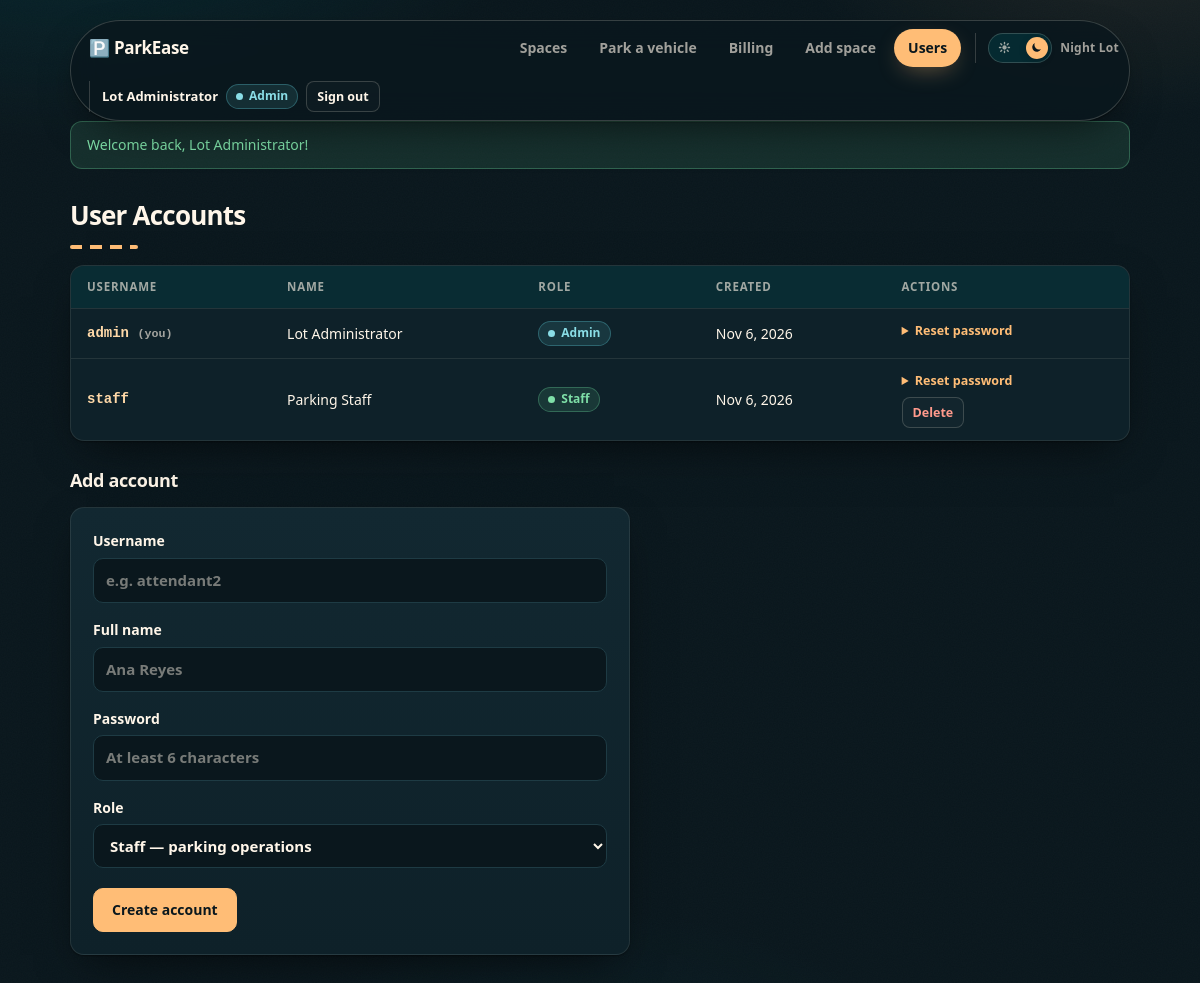
/users.php (signed in), run on the app's committed database.
### tables this page shows
CREATE TABLE IF NOT EXISTS users (
  user_id INT AUTO_INCREMENT PRIMARY KEY,
  username VARCHAR(30) NOT NULL UNIQUE,
  full_name VARCHAR(120) NOT NULL,
  password_hash VARCHAR(255) NOT NULL,
  role ENUM('admin','user') NOT NULL DEFAULT 'user',
  created_at DATETIME NOT NULL DEFAULT CURRENT_TIMESTAMP
);

### users.php (the view, shortened to what this page needs)
<?php
require 'config.php'; require 'helpers.php';
$me = currentUser();
$users = $pdo->query('SELECT user_id, username, full_name, role, created_at FROM users ORDER BY role, username')->fetchAll();
ob_start(); ?>
<div class="table-wrap"><table>
<thead><tr><th>Username</th><th>Name</th><th>Role</th><th>Created</th><th>Actions</th></tr></thead><tbody>
<?php foreach ($users as $u): ?>
<tr>
  <td class="mono strong"><?= e($u['username']) ?> <?= (int)$u['user_id'] === $me['id'] ? '<small class="muted">(you)</small>' : '' ?></td>
  <td><?= e($u['full_name']) ?></td>
  <td><?= $u['role'] === 'admin' ? '<span class="badge b-info">Admin</span>' : '<span class="badge b-ok">Staff</span>' ?></td>
  <td><?= fmtDt($u['created_at'], 'M j, Y') ?></td>
  <td class="actions">
    <details class="reset"><summary>Reset password</summary>
    </details>
    <?php if ((int)$u['user_id'] !== $me['id']): ?>
    <form method="post" onsubmit="return confirm('Delete account <?= e($u['username']) ?>?')">
      <button class="btn btn-xs ghost danger-text">Delete</button>
    </form>
    <?php endif; ?>
  </td>
</tr>
<?php endforeach; ?>
</tbody></table></div>
<h2>Add account</h2>
<form method="post" class="card form">
<label>Username <input name="username" maxlength="30" required placeholder="e.g. attendant2"></label>
<label>Full name <input name="full_name" maxlength="120" required placeholder="Ana Reyes"></label>
<label>Password <input type="password" name="password" minlength="6" required placeholder="At least 6 characters"></label>
<label>Role <select name="role">
<option value="user">Staff — parking operations</option>
</select></label>
<div class="btn-row"><button class="btn">Create account</button></div>
</form>
<?php page('User Accounts', ob_get_clean());

### helpers.php (shortened to what this page needs)
<?php
function e(string $value): string {
    return htmlspecialchars($value, ENT_QUOTES | ENT_SUBSTITUTE, 'UTF-8');
}
function fmtDt(?string $dt, string $format = 'M j, Y · g:i A'): string {
    return $dt ? date($format, strtotime($dt)) : '—';
}
function takeFlash(): string {
    $f = $_SESSION['flash'] ?? null;
    $type = $f['type'] === 'ok' ? 'ok' : 'error';
    return '<div class="alert alert-' . $type . '">' . e($f['msg']) . '</div>';
}
function themeToggle(): string {
    return '<button type="button" class="theme-toggle" id="themeToggle" aria-pressed="false" aria-label="Switch to Day Lot theme">'
        . '<span class="tt-icon tt-sun" aria-hidden="true"><svg viewBox="0 0 24 24" width="13" height="13" fill="none" stroke="currentColor" stroke-width="2.6" stroke-linecap="round"><circle cx="12" cy="12" r="4" fill="currentColor" stroke="none"/><path d="M12 2.8v2.4M12 18.8v2.4M2.8 12h2.4M18.8 12h2.4M5.2 5.2l1.7 1.7M17.1 17.1l1.7 1.7M18.8 5.2l-1.7 1.7M6.9 17.1l-1.7 1.7"/></svg></span>'
        . '<span class="tt-icon tt-moon" aria-hidden="true"><svg viewBox="0 0 24 24" width="13" height="13" fill="currentColor"><path d="M20.4 14.9A8.5 8.5 0 0 1 9.1 3.6a8.5 8.5 0 1 0 11.3 11.3Z"/></svg></span>'
        . '<span class="tt-knob" aria-hidden="true"></span></button>'
        . '<span class="tt-label" aria-hidden="true"></span>';
}
function themeToggleJs(): string {
    return '<script>(function(){var b=document.getElementById("themeToggle");if(!b)return;'
        . 'function sync(){var d=document.documentElement.getAttribute("data-theme")==="day";'
        . 'b.setAttribute("aria-pressed",d?"true":"false");'
        . 'b.setAttribute("aria-label",d?"Switch to Night Lot theme":"Switch to Day Lot theme");'
        . 'b.title=d?"Switch to Night Lot":"Switch to Day Lot";'
        . 'var m=document.querySelector(\'meta[name="theme-color"]\');'
        . 'if(m)m.setAttribute("content",d?"#FFF6E9":"#0A171D");}'
        . 'b.addEventListener("click",function(){'
        . 'var n=document.documentElement.getAttribute("data-theme")==="day"?"night":"day";'
        . 'document.documentElement.setAttribute("data-theme",n);'
        . 'try{localStorage.setItem("parkease-theme",n);}catch(e){}sync();});'
        . 'sync();})();</script>';
}
function currentUser(): ?array {
    return [
        'id'       => (int)$_SESSION['user_id'],
        'username' => (string)$_SESSION['username'],
        'name'     => (string)$_SESSION['full_name'],
        'role'     => (string)$_SESSION['role'],
    ];
}
function isAdmin(): bool {
    return (currentUser()['role'] ?? '') === 'admin';
}
function page(string $title, string $body): void {
    $here = basename($_SERVER['SCRIPT_NAME'] ?? '');
    $u = currentUser();
    $links = ['index.php'=>'Spaces','assign.php'=>'Park a vehicle','billing.php'=>'Billing'];
    if (isAdmin()) { $links['create.php'] = 'Add space'; $links['users.php'] = 'Users'; }
    echo '<!doctype html><html lang="en" data-theme="night"><head><meta charset="utf-8">';
    echo '<link rel="stylesheet" href="style.css"><title>' . e($title) . ' · ParkEase</title></head><body><main>';
    echo '<nav><a class="brand" href="index.php">🅿️ ParkEase</a><div class="nav-links">';
    foreach ($links as $href => $label) {
        echo '<a href="' . $href . '"' . ($href === $here ? ' class="active"' : '') . '>' . $label . '</a>';
    }
    echo '</div><div class="nav-theme">' . themeToggle() . '</div>';
    if ($u) {
        $roleBadge = $u['role'] === 'admin' ? '<span class="badge b-info">Admin</span>' : '<span class="badge b-ok">Staff</span>';
        echo '<div class="nav-user"><span class="nav-name">' . e($u['name']) . '</span>' . $roleBadge
           . '<a class="btn btn-xs ghost" href="logout.php">Sign out</a></div>';
    }
    echo '</nav>' . takeFlash();
    echo '<h1>' . e($title) . '</h1>' . $body . '</main>' . themeToggleJs() . '</body></html>';
}

### data on the page
users: full_name "Lot Administrator", username "admin", shows "(you)", role "Admin", created_at "Nov 6, 2026"
users: username "staff", full_name "Parking Staff", role "Staff", created_at "Nov 6, 2026"

### other printed values
$label "Spaces"
$label "Park a vehicle"
$label "Billing"
$label "Add space"
$label "Users"
$f['msg'] "Welcome back, Lot Administrator!"
$title "User Accounts"
